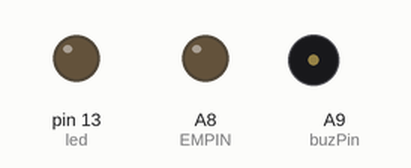
A sketch run on a simulated Arduino Mega 2560, built with avr-gcc and run on an emulated ATmega2560. On the bench: output pins drawn as LEDs (lit = HIGH), buzzer (waves = sounding).

Above: at 2.4 s.
At 11.5 s:
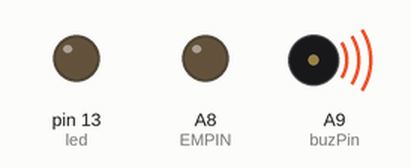
At 19.4 s:
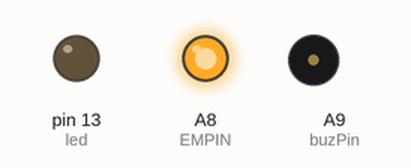
At 22.8 s:
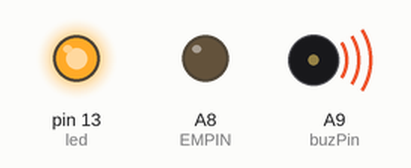
At 25.8 s:
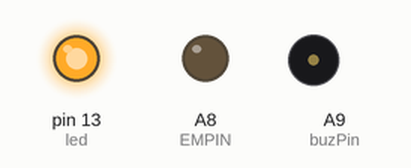
Timing chart, 0 to 27.3 s (numbered marks = the images above):
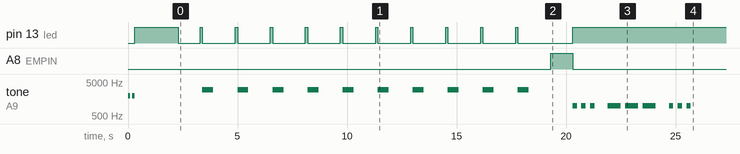

The sketch:

EjectionTest.ino
```cpp
#include "buzzer.h"

#define led 13
#define EMPIN A8
#define buzPin A9

#define burnTime 1000 // ms
#define timeout 15000 // ms

Buzzer buzzer(buzPin);

void setup() {
    pinMode(EMPIN, OUTPUT);
    pinMode(led, OUTPUT);

    buzzer.initSuccess();
    digitalWrite(led, HIGH);
    delay(2000);
    digitalWrite(led, LOW);
    delay(1000);

    int cnt = 0;
    while(cnt < 10){
      flash(100);
      buzzer.error();
      delay(1000);
      cnt += 1;
    }

    digitalWrite(EMPIN, HIGH);
    delay(burnTime);
    digitalWrite(EMPIN, LOW);
    digitalWrite(led, HIGH);
    buzzer.beacon();

}

void flash(int duration){
  digitalWrite(led, HIGH);
  delay(duration);
  digitalWrite(led, LOW);
}

void loop() {
}
```

buzzer.cpp
```cpp
#include "buzzer.h"
#include "Arduino.h"

Buzzer::Buzzer(int pin) : pin(pin){
    pinMode(pin, OUTPUT);
  }

void Buzzer::beacon(){
    // S
    bip(1000, 200);
    delay(200);
    bip(1000, 200);
    delay(200);
    bip(1000, 200);

    delay(600);

    // O
    bip(1000, 600);
    delay(200);
    bip(1000, 600);
    delay(200);
    bip(1000, 600);

    delay(600);

    // S
    bip(1000, 200);
    delay(200);
    bip(1000, 200);
    delay(200);
    bip(1000, 200);


    // bip bip bip biiiip biiiip biiiip bip bip bip (a.k.a SOS)
}

void Buzzer::error(){
    bip(3000, 500);
    // biiiip
}


void Buzzer::initSuccess(){
    bip(2000, 100);
    delay(100);
    bip(2000, 100);
    // bip bip
}

void Buzzer::initStart(){
    bip(2000, 200);
    // bip (boring)
}

void Buzzer::bip(int freq, int duration){
    noTone(pin);
    tone(pin, freq);
    delay(duration);
    noTone(pin);
}
```

buzzer.h
```cpp
#if !defined(BUZZER_H)
#define BUZZER_H

class Buzzer {

public:
    Buzzer(int pin);

    void error();
    void initStart();
    void initSuccess();
    void beacon();
private:
    int pin;

    void bip(int freq, int duration);
};

#endif // BUZZER_H
```
